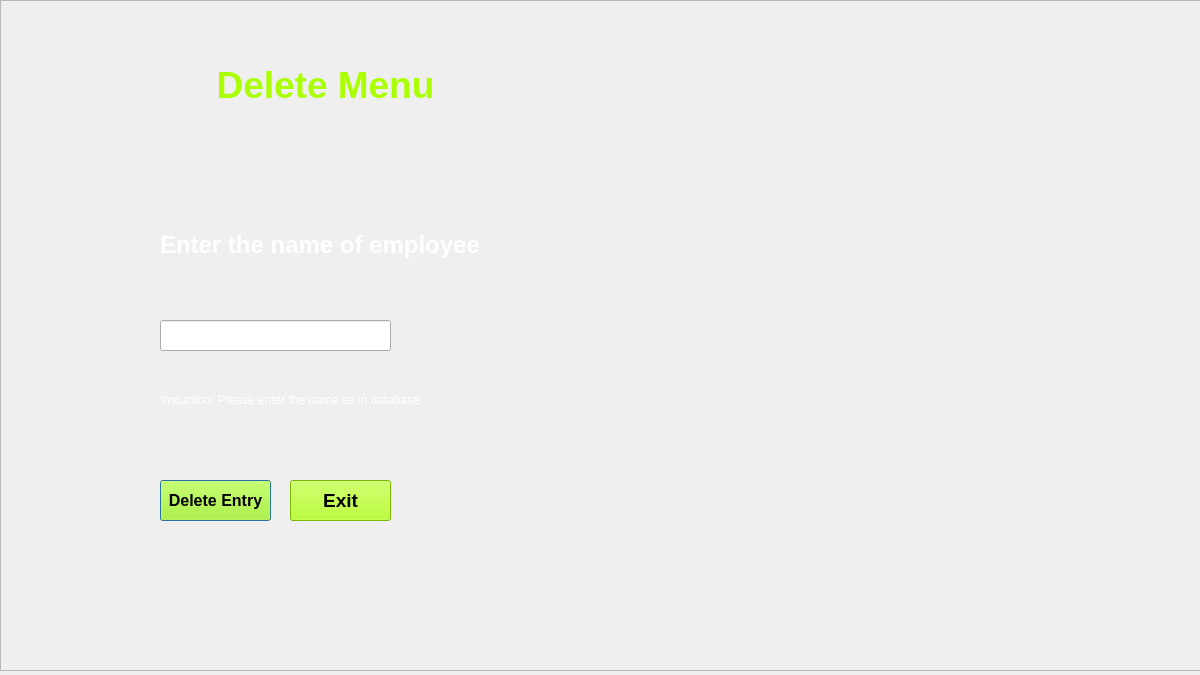
<?xml version="1.0" encoding="UTF-8"?>
<ui version="4.0">
 <class>deletemp</class>
 <widget class="QDialog" name="deletemp">
  <property name="geometry">
   <rect>
    <x>0</x>
    <y>0</y>
    <width>1200</width>
    <height>675</height>
   </rect>
  </property>
  <property name="windowTitle">
   <string>Security System</string>
  </property>
  <widget class="QLabel" name="label">
   <property name="geometry">
    <rect>
     <x>160</x>
     <y>230</y>
     <width>341</width>
     <height>31</height>
    </rect>
   </property>
   <property name="text">
    <string>&lt;html&gt;&lt;head/&gt;&lt;body&gt;&lt;p&gt;&lt;span style=&quot; font-size:18pt; font-weight:600; color:#ffffff;&quot;&gt;Enter the name of employee&lt;/span&gt;&lt;/p&gt;&lt;/body&gt;&lt;/html&gt;</string>
   </property>
  </widget>
  <widget class="QPushButton" name="delete_but">
   <property name="geometry">
    <rect>
     <x>160</x>
     <y>480</y>
     <width>111</width>
     <height>41</height>
    </rect>
   </property>
   <property name="font">
    <font>
     <family>Segoe UI</family>
     <pointsize>12</pointsize>
     <weight>75</weight>
     <bold>true</bold>
    </font>
   </property>
   <property name="styleSheet">
    <string notr="true">background-color: rgb(170, 255, 0);
color: rgb(0, 0, 0);
</string>
   </property>
   <property name="text">
    <string>Delete Entry</string>
   </property>
  </widget>
  <widget class="QLineEdit" name="del_Entry">
   <property name="geometry">
    <rect>
     <x>160</x>
     <y>320</y>
     <width>231</width>
     <height>31</height>
    </rect>
   </property>
   <property name="font">
    <font>
     <family>Segoe UI</family>
     <pointsize>12</pointsize>
     <weight>75</weight>
     <bold>true</bold>
    </font>
   </property>
   <property name="styleSheet">
    <string notr="true">color: rgb(0, 0, 0);</string>
   </property>
  </widget>
  <widget class="QLabel" name="label_2">
   <property name="geometry">
    <rect>
     <x>160</x>
     <y>390</y>
     <width>261</width>
     <height>20</height>
    </rect>
   </property>
   <property name="text">
    <string>&lt;html&gt;&lt;head/&gt;&lt;body&gt;&lt;p&gt;&lt;span style=&quot; color:#ffffff;&quot;&gt;Instuction:   Please enter the name as in database&lt;/span&gt;&lt;/p&gt;&lt;/body&gt;&lt;/html&gt;</string>
   </property>
  </widget>
  <widget class="QPushButton" name="pushButton">
   <property name="geometry">
    <rect>
     <x>290</x>
     <y>480</y>
     <width>101</width>
     <height>41</height>
    </rect>
   </property>
   <property name="font">
    <font>
     <family>Segoe UI</family>
     <pointsize>14</pointsize>
     <weight>75</weight>
     <bold>true</bold>
    </font>
   </property>
   <property name="styleSheet">
    <string notr="true">background-color: rgb(170, 255, 0);

color: rgb(0, 0, 0);</string>
   </property>
   <property name="text">
    <string>Exit</string>
   </property>
  </widget>
  <widget class="QLabel" name="label_3">
   <property name="geometry">
    <rect>
     <x>200</x>
     <y>60</y>
     <width>251</width>
     <height>51</height>
    </rect>
   </property>
   <property name="text">
    <string>&lt;html&gt;&lt;head/&gt;&lt;body&gt;&lt;p align=&quot;center&quot;&gt;&lt;span style=&quot; font-size:28pt; font-weight:600; color:#aaff00;&quot;&gt;Delete Menu&lt;/span&gt;&lt;/p&gt;&lt;/body&gt;&lt;/html&gt;</string>
   </property>
  </widget>
  <widget class="QFrame" name="frame">
   <property name="geometry">
    <rect>
     <x>0</x>
     <y>0</y>
     <width>1201</width>
     <height>671</height>
    </rect>
   </property>
   <property name="styleSheet">
    <string notr="true">background-image: url(:/resources/img/kali2.png);</string>
   </property>
   <property name="frameShape">
    <enum>QFrame::StyledPanel</enum>
   </property>
   <property name="frameShadow">
    <enum>QFrame::Raised</enum>
   </property>
  </widget>
  <zorder>frame</zorder>
  <zorder>label</zorder>
  <zorder>delete_but</zorder>
  <zorder>del_Entry</zorder>
  <zorder>label_2</zorder>
  <zorder>pushButton</zorder>
  <zorder>label_3</zorder>
 </widget>
 <resources/>
 <connections/>
</ui>
